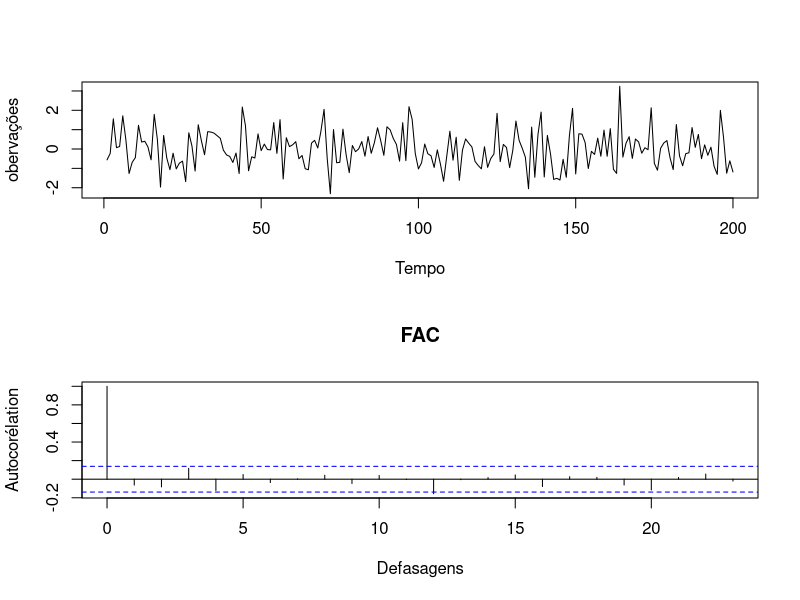
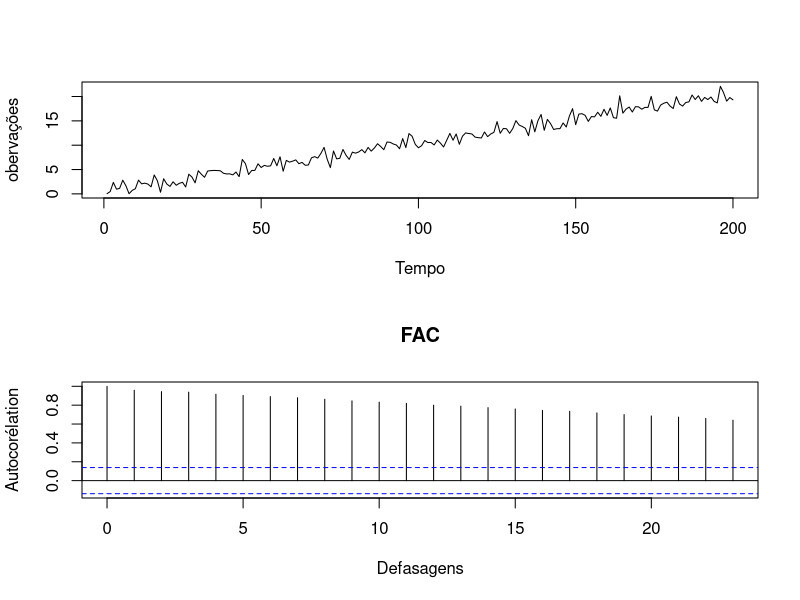
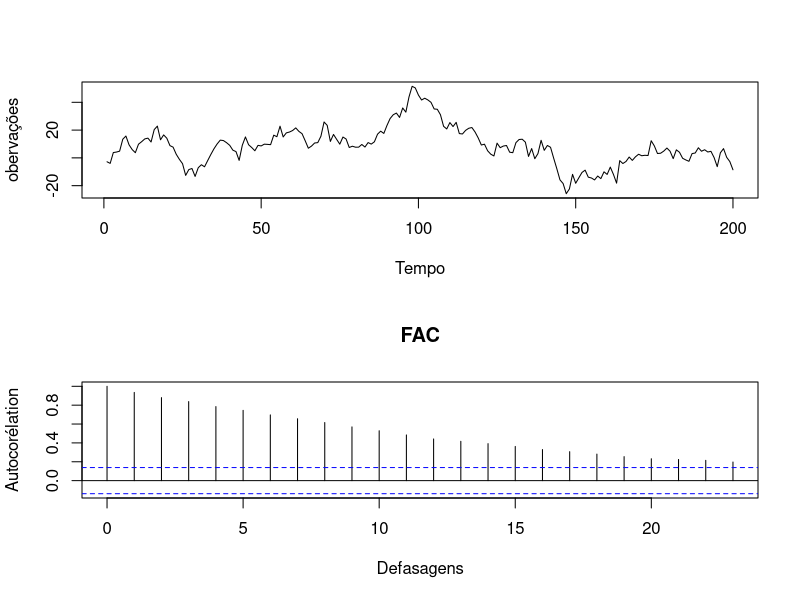
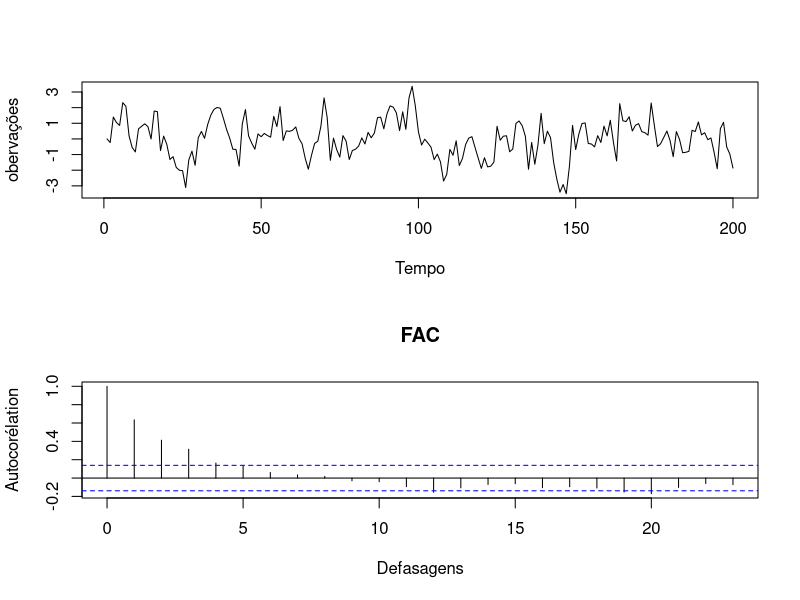
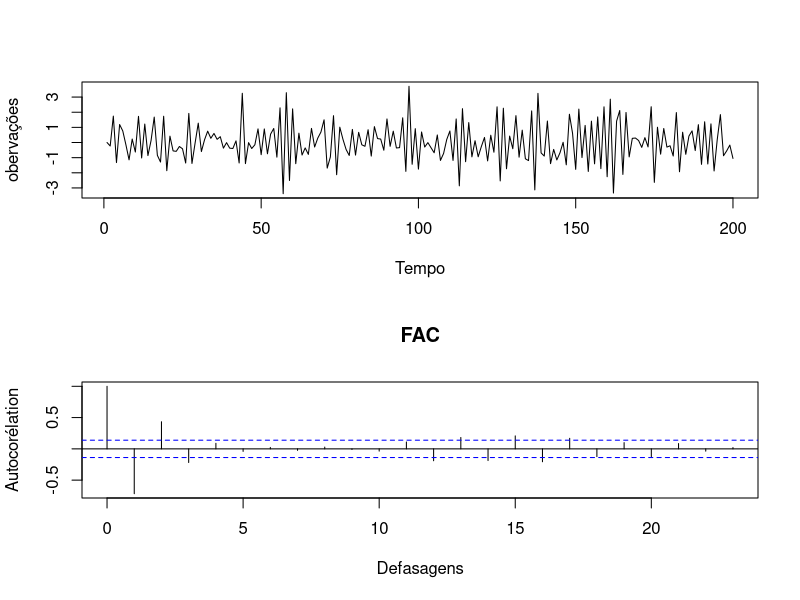
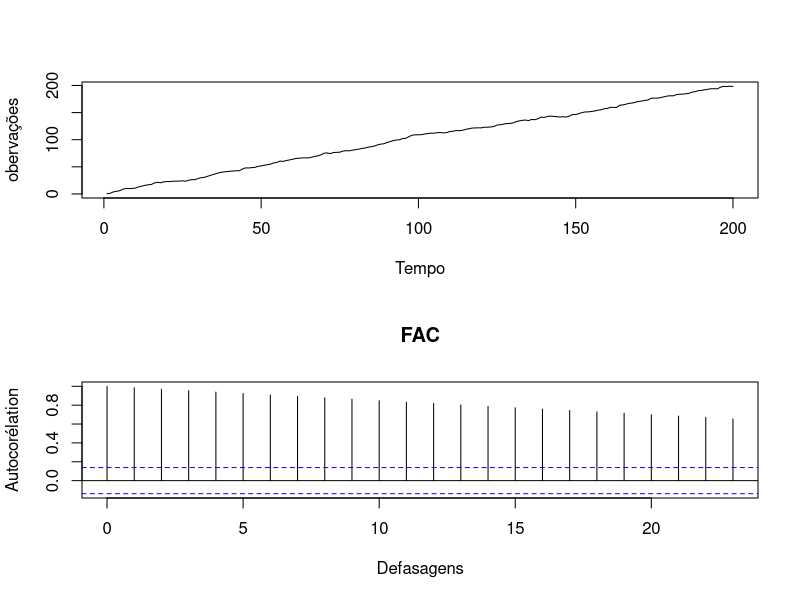
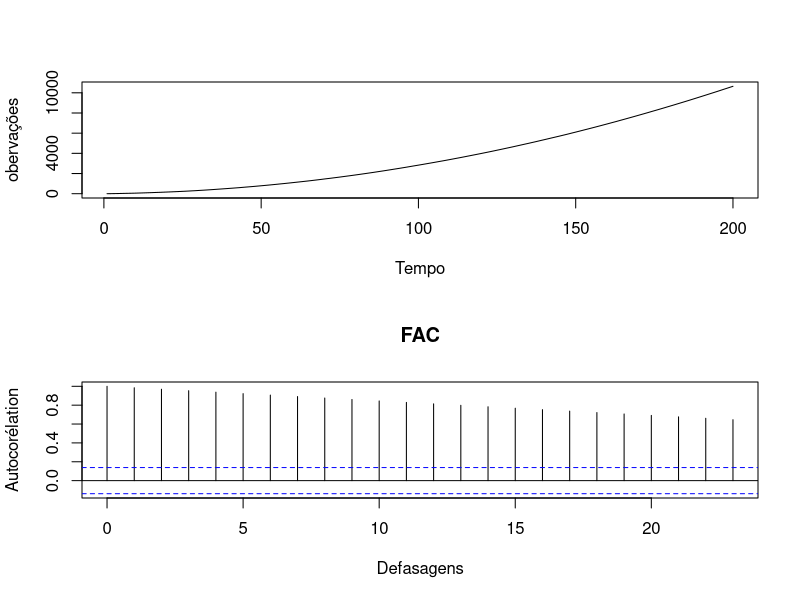

Recreate these plots in R, in order. (Note: this script raises an error after producing the figures.)
## Processos Estocásticos

## Tamanho da amostra
N = 200

##item a)
set.seed(123)
y1 = ts(rnorm(N, 0, 1))
par(mfrow = c(2, 1))
plot(y1, xlab = "Tempo", ylab = "obervações")
acf(y1, main = "FAC", ylab = "Autocorélation", xlab = "Defasagens")

##item b)
y2 = ts(rep(0, N))

for (i in 1:N) {
  y2[i] = 0.5 + 0.1*i + y1[i]
}

plot(y2, xlab = "Tempo", ylab = "obervações")
acf(y2, main = "FAC", ylab = "Autocorélation", xlab = "Defasagens")


##item c)
set.seed(123)
epsilon = ts(rnorm(N, 0, 5))

y3 = ts(cumsum(epsilon))

plot(y3, xlab = "Tempo", ylab = "obervações")
acf(y3, main = "FAC", ylab = "Autocorélation", xlab = "Defasagens")

##item d)
aleatorio = ts(y1)

y4 = 0.0
for (i in 2:N) {
  y4[i] = 0.7*y4[i-1] + aleatorio[i]
}
y4 = ts(y4)
plot(y4, xlab = "Tempo", ylab = "obervações")
acf(y4, main = "FAC", ylab = "Autocorélation", xlab = "Defasagens")

## AR(1) se vérifie uniquement dans un modèle stationnaire.

##item e)
y5 = 0.0

for (i in 2:N) {
  y5[i] = -0.8*y5[i-1] + aleatorio[i]
}

y5 = ts(y5)

plot(y5, xlab = "Tempo", ylab = "obervações")
acf(y5, main = "FAC", ylab = "Autocorélation", xlab = "Defasagens")

##item f)
y6 = ts(cumsum(aleatorio + 1))

plot(y6, xlab = "Tempo", ylab = "obervações")
acf(y6, main = "FAC", ylab = "Autocorélation", xlab = "Defasagens")

##item g)
y7 = 0.0

for (i in 2:N) {
  y7[i] = 3.0 + 0.5*i + y7[i-1] + aleatorio[i]
}

y7 = ts(y7)

plot(y7, xlab = "Tempo", ylab = "obervações")
acf(y7, main = "FAC", ylab = "Autocorélation", xlab = "Defasagens")

##Gráfico series temporais e FAC

##PIB Agropecuária
agro = ts(PIB_Agropecuaria[,2], start = c(2000, 1), frequency = 4)
plot(agro, main = "", ylab = "PIB", xlab = "Anos")
acf(agro, main = "", ylab = "Autocorrelation", xlab = "Lags")

## Vazões
vaz = ts(VazoesFurnas, start = c(1999, 1), frequency = 12)
plot(vaz, main = "", ylab = "Vazoes", xlab = "Anos")
acf(vaz, main = "", ylab = "Autocorrelation", xlab = "Lags")

##Taxa de cambio
cambio = ts(TaxaCambio, start = c(2000, 1), frequency = 12)
plot(cambio, main = "", ylab = "Cambio", xlab = "Anos")
acf(cambio, main = "", ylab = "Autocorrelation", xlab = "Lags")

##PIB Alemanhã
vaz = ts(VazoesFurnas, start = c(1999, 1), frequency = 12)
plot(vaz, main = "", ylab = "Vazoes", xlab = "Anos")
acf(vaz, main = "", ylab = "Autocorrelation", xlab = "Lags")

##Taxa de desemprego
vaz = ts(VazoesFurnas, start = c(1999, 1), frequency = 12)
plot(vaz, main = "", ylab = "Vazoes", xlab = "Anos")
acf(vaz, main = "", ylab = "Autocorrelation", xlab = "Lags")

##Consumo Energia
consumo = ts(VazoesFurnas, start = c(1999, 1), frequency = 12)
plot(vaz, main = "", ylab = "Vazoes", xlab = "Anos")
acf(vaz, main = "", ylab = "Autocorrelation", xlab = "Lags")